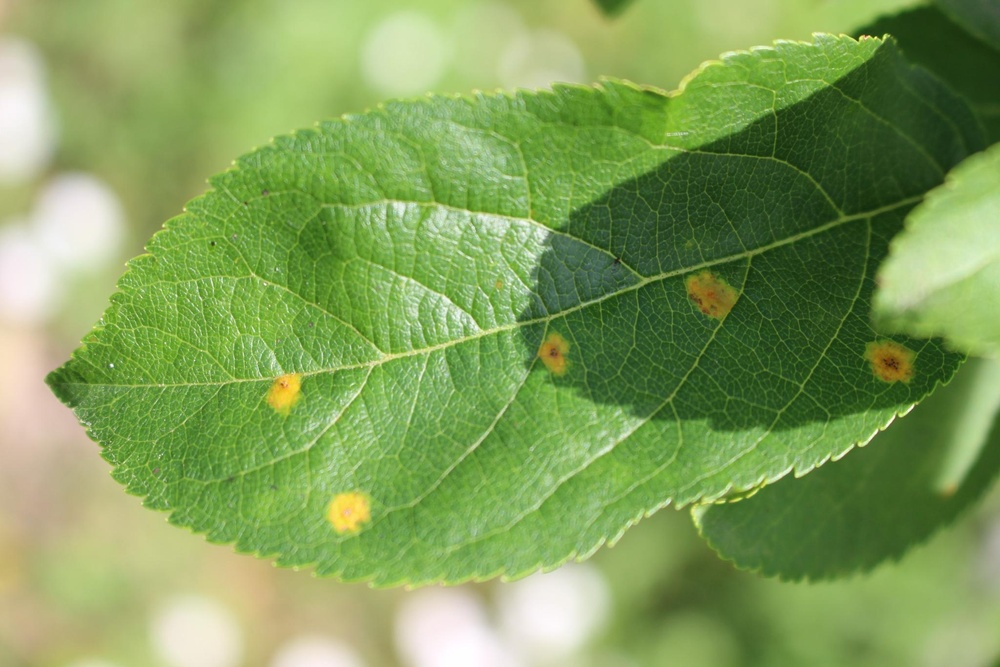
#> input picture Introducao a Visao Computacional/5. Pre-processamento/imagemTeste.jpg, 1000 x 667 px, shrunk from 2048 x 1365 before the run
$ python traslacao_deslocamento.py
#> lines starting #> are read from the running program, lines starting #| are printed output that depends on the picture
import	cv2
import	numpy	as	np
imagemOriginal =  cv2.imread("imagemTeste.jpg")
#> imagemOriginal is the input picture: shape (667, 1000, 3); mean B, G, R 89.7, 158.7, 129.2
totalLinhas,	totalColunas	=	imagemOriginal.shape[:2]
#> totalLinhas = 667; totalColunas = 1000

#translacao é o deslocamento da imagem

matriz	=	np.float32([[1,	0,	100],	[0,	1,	100]])

imagemDeslocada	=	cv2.warpAffine(
        imagemOriginal,
        matriz,
        (totalColunas,	totalLinhas)
    )
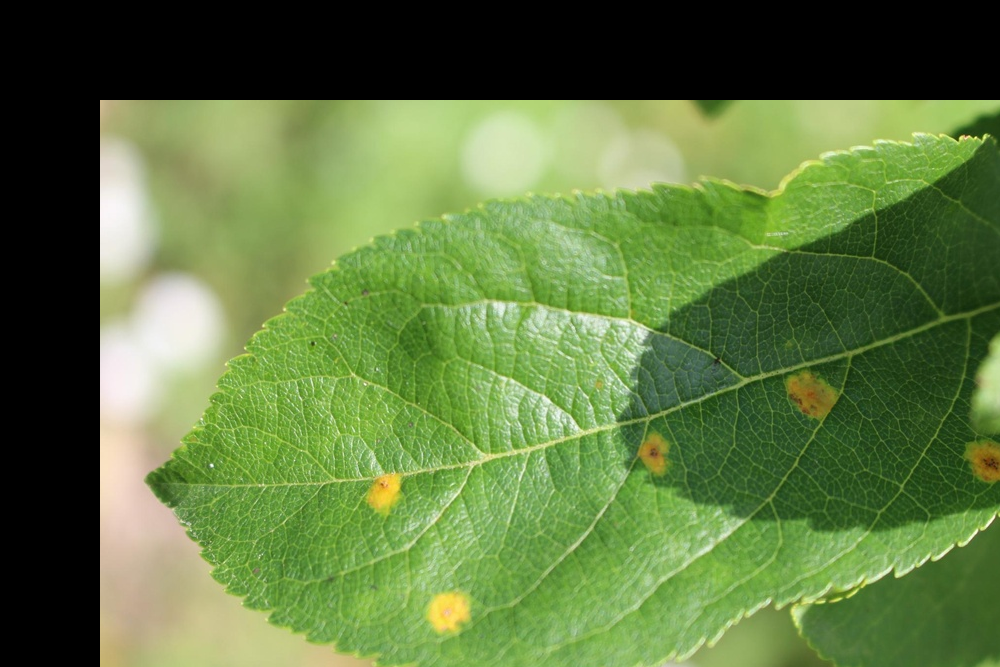
#> imagemDeslocada: shape (667, 1000, 3); mean B, G, R 64.6, 120.3, 95

cv2.imshow("Resultado",	imagemDeslocada)
cv2.waitKey(0)
cv2.destroyAllWindows()
